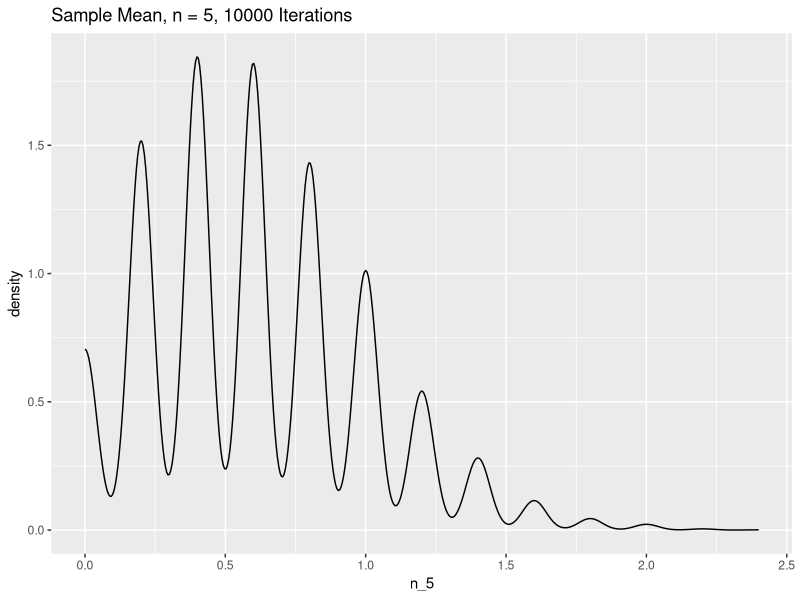
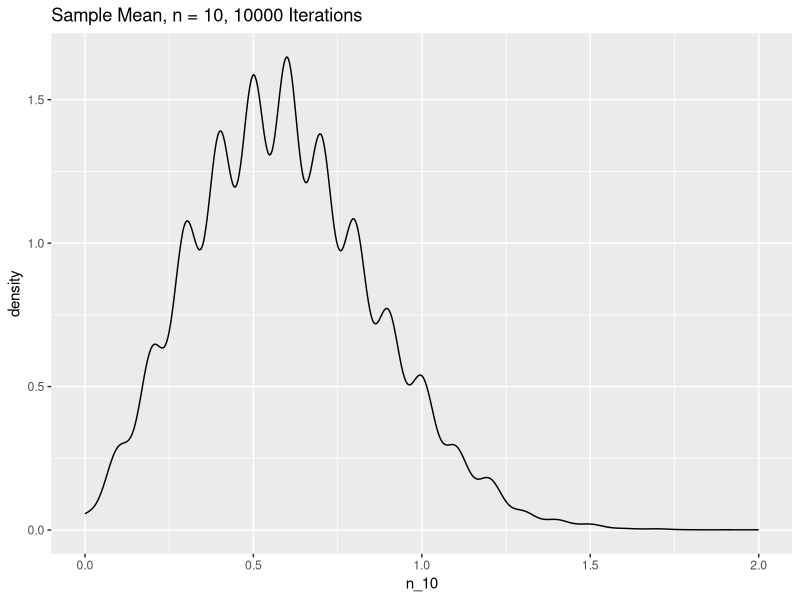
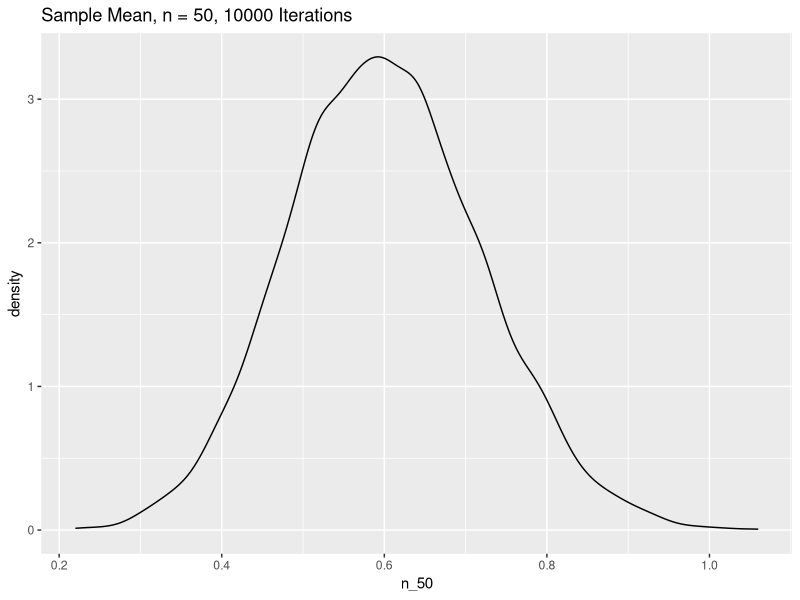
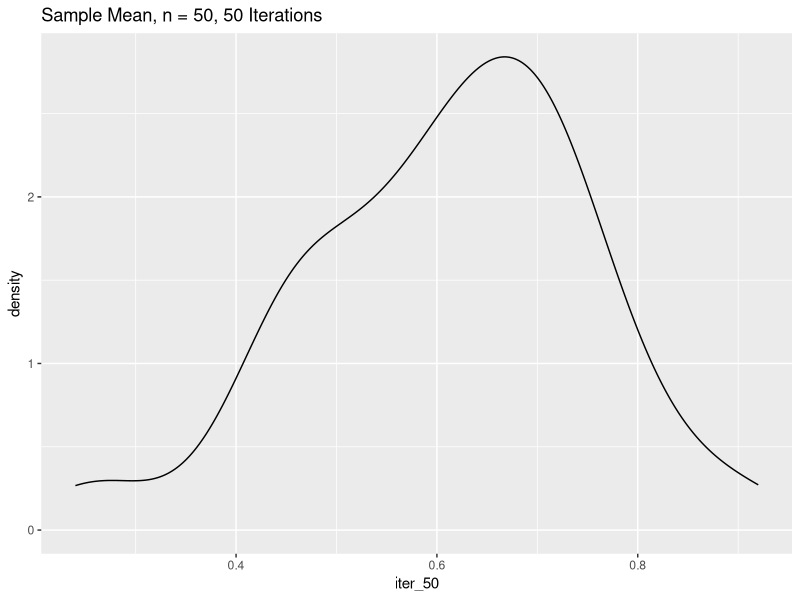
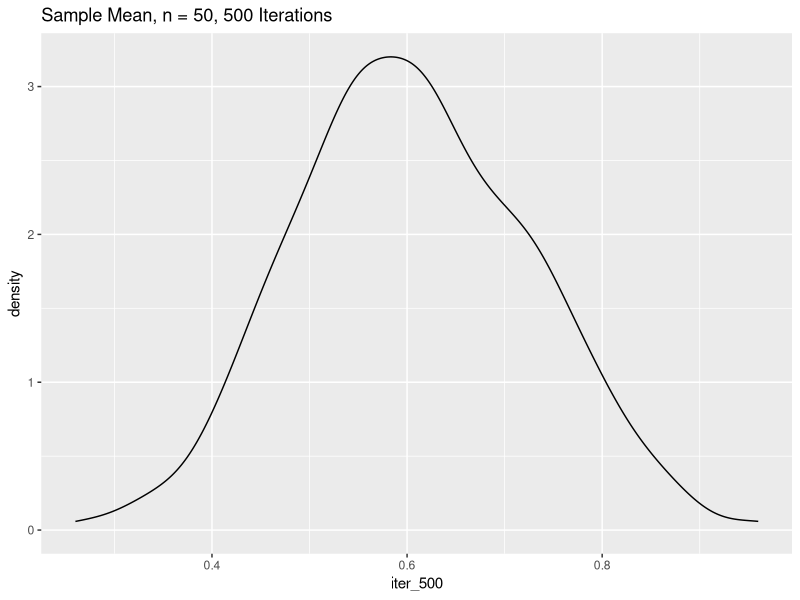
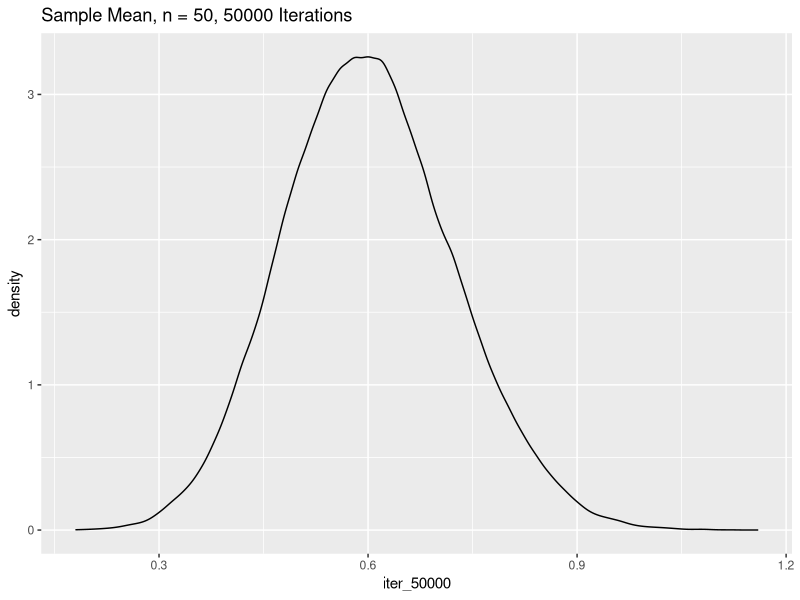

Generate these figures, in order, with R:
## ---- chunk 1
knitr::opts_chunk$set(echo = TRUE, message = FALSE,
                      warning = FALSE, error = TRUE,
                      fig.height = 3)
library(tidyverse)
## ---- chunk 2
pnorm(441, 510, 45) %>%
  qnorm(mean = 315, sd = 37)
## ---- chunk 3
pnorm(40, 39, 2.5, lower.tail = F)
## ---- chunk 4
qnorm(0.95, 39, 2.5)
## ---- chunk 5
pnorm(40, 39, 2.5/sqrt(4), lower.tail = F)
## ---- chunk 6
qnorm(0.95, 39, 2.5/sqrt(4))
## ---- chunk 7
pbinom(30, 100, 0.5)
## ---- chunk 8
pnorm(30, 50, sqrt(25))
## ---- chunk 9
pbinom(30, 100, 0.5) - pnorm(30, 50, sqrt(25))
## ---- chunk 10
prob3c <- tibble(n = 100,
                p = seq(0.01, 0.5, 0.01),
                p35 = pbinom(35, n, p)) %>% 
  filter(p35 >= 0.05) %>% 
  slice_max(p)

prob3c
## ---- chunk 11
right_skewed <- c(rep(0, 60), rep(1, 25), rep(2, 10), rep(3, 5))

n_5 <- replicate(10000, mean(sample(right_skewed, 5, replace = T)))
n_10 <- replicate(10000, mean(sample(right_skewed, 10, replace = T)))
n_50 <- replicate(10000, mean(sample(right_skewed, 50, replace = T)))

ggplot(data = NULL, aes(x = n_5)) + 
  geom_density() +
  labs(title = "Sample Mean, n = 5, 10000 Iterations")

ggplot(data = NULL, aes(x = n_10)) + 
  geom_density() +
  labs(title = "Sample Mean, n = 10, 10000 Iterations")

ggplot(data = NULL, aes(x = n_50)) + 
  geom_density() +
  labs(title = "Sample Mean, n = 50, 10000 Iterations")
## ---- chunk 12
right_skewed <- c(rep(0, 60), rep(1, 25), rep(2, 10), rep(3, 5))

iter_50 <- replicate(50, mean(sample(right_skewed, 50, replace = T)))
iter_500 <- replicate(500, mean(sample(right_skewed, 50, replace = T)))
iter_50000 <- replicate(50000, mean(sample(right_skewed, 50, replace = T)))

ggplot(data = NULL, aes(x = iter_50)) + 
  geom_density() +
  labs(title = "Sample Mean, n = 50, 50 Iterations")

ggplot(data = NULL, aes(x = iter_500)) + 
  geom_density() +
  labs(title = "Sample Mean, n = 50, 500 Iterations")

ggplot(data = NULL, aes(x = iter_50000)) + 
  geom_density() +
  labs(title = "Sample Mean, n = 50, 50000 Iterations")
## ---- chunk 13
qnorm(0.975)

# 98% confidence: use the alpha/2 = 0.02/2 = 0.01 critical value
qnorm(0.99)
## ---- chunk 14
# For example, a 90% CI
alpha <- 0.1

qnorm(1 - alpha/2)

# This will also work but it will give you a negative critical value

qnorm(alpha/2)
## ---- chunk 15
pbinom(2, 3, 0.25, lower.tail = F)
## ---- chunk 16
pbinom(6, 8, 0.25, lower.tail = F)
